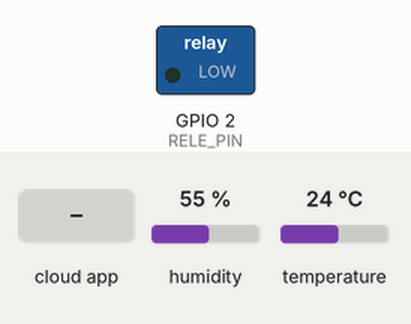
A sketch run on a simulated ESP32. On the bench: switched loads named in the sketch (green lamp = pin HIGH). The test bench sets the inputs (shaded band); at power-on: humidity 55 %, temperature 24 °C. WiFi joins after 1.5 s; servers stay silent unless stated; the Firebase database answers and starts empty; what the sketch prints to the serial monitor is not drawn.

Above: at 3.0 s.
3.1 s: the phone or cloud app sets rele to 1
At 3.7 s:
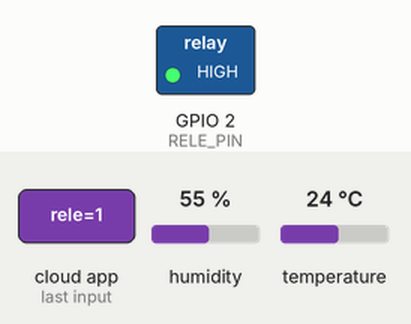
4.6 s: the phone or cloud app sets rele to 0
At 5.0 s:
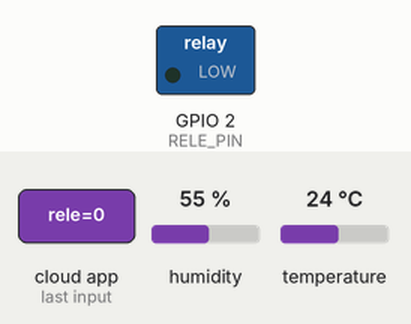
Timing chart, 0 to 7.6 s (numbered marks = the images above; inputs shaded):
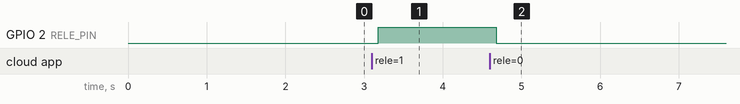

Measured:
- after the input at 3.1 s, GPIO 2 (RELE_PIN): LOW → HIGH after 0.08 s
- after the input at 4.6 s, GPIO 2 (RELE_PIN): HIGH → LOW after 0.08 s

The sketch:

main.ino
```cpp
#include <WiFi.h>
#include <Firebase_ESP_Client.h>
#include <DHT.h>
#include <addons/RTDBHelper.h>
#include <addons/TokenHelper.h>

// Definiciones de pines
#define LM35_PIN 34
#define DHTPIN 4
#define RELE_PIN 2
#define DHTTYPE DHT11

// Credenciales WiFi
#define WIFI_SSID "mainAzir"
#define WIFI_PASSWORD "saitamadepelos"

// Credenciales Firebase
#define API_KEY "AIzaSyDOIe-kHO8b24BZRcsz6uV_UzR-koPxH20"
#define DATABASE_URL "https://esp32-sensors-33628-default-rtdb.firebaseio.com/"

// Define objetos Firebase
FirebaseData fbdo;
FirebaseAuth auth;
FirebaseConfig config;

// Define objeto DHT
DHT dht(DHTPIN, DHTTYPE);

// Variables para control de tiempo
unsigned long sendDataPrevMillis = 0;
unsigned long heartbeatPrevMillis = 0;
const long INTERVALO_ENVIO = 10000;     // 10 segundos
const long INTERVALO_HEARTBEAT = 5000;   // 5 segundos
const int TIMEOUT_FIREBASE = 15000;      // 15 segundos timeout

// Variables para almacenar lecturas
float lm35Temp = 0.0;
float dhtTemp = 0.0;
float dhtHum = 0.0;
bool releEstado = false;
bool firebaseInitialized = false;

void setup() {
  Serial.begin(115200);
  Serial.println("\n=== Iniciando Sistema de Monitoreo ESP32 ===");

  // Configurar pines
  pinMode(RELE_PIN, OUTPUT);
  pinMode(LM35_PIN, INPUT);
  digitalWrite(RELE_PIN, LOW);
  Serial.println("✓ Pines configurados");

  // Iniciar DHT
  dht.begin();
  Serial.println("✓ Sensor DHT11 iniciado");

  // Conectar WiFi
  if (!conectarWiFi()) {
    Serial.println("❌ Fallo crítico en conexión WiFi");
    ESP.restart();
    return;
  }

  // Configurar Firebase
  configurarFirebase();
}

bool conectarWiFi() {
  Serial.println("\nConectando a WiFi...");
  Serial.printf("SSID: %s\n", WIFI_SSID);

  WiFi.begin(WIFI_SSID, WIFI_PASSWORD);

  unsigned long startAttemptTime = millis();

  while (WiFi.status() != WL_CONNECTED &&
         millis() - startAttemptTime < 10000) {
    delay(500);
    Serial.print(".");
  }

  if (WiFi.status() == WL_CONNECTED) {
    Serial.println("\n✓ WiFi conectado");
    Serial.printf("IP: %s\n", WiFi.localIP().toString().c_str());
    Serial.printf("RSSI: %d dBm\n", WiFi.RSSI());
    return true;
  }

  Serial.println("\n❌ Conexión WiFi fallida");
  return false;
}

void configurarFirebase() {
  Serial.println("\nConfigurando Firebase...");

  config.api_key = API_KEY;
  config.database_url = DATABASE_URL;
  config.timeout.serverResponse = TIMEOUT_FIREBASE;

// Añade estas líneas
  auth.user.email = "";           // Deja vacío para auth anónima
  auth.user.password = "";        // Deja vacío para auth anónima
  config.token_status_callback = tokenStatusCallback; // Requerido para autenticación

  Serial.println("Iniciando conexión a Firebase...");

  if (Firebase.signUp(&config, &auth, "", "")) {
    Serial.println("✓ Autenticación exitosa");
    firebaseInitialized = true;
  } else {
    Serial.printf("❌ Error en autenticación: %s\n", config.signer.signupError.message.c_str());
    return;
  }

  Firebase.begin(&config, &auth);
  Firebase.reconnectWiFi(true);

  unsigned long startAttemptTime = millis();
  Serial.println("Esperando conexión Firebase...");

  while (!Firebase.ready() && millis() - startAttemptTime < TIMEOUT_FIREBASE) {
    delay(100);
    Serial.print(".");
  }
  Serial.println();

  if (Firebase.ready()) {
    Serial.println("✓ Firebase conectado");
    establecerEstadoInicial();
  } else {
    Serial.println("❌ Timeout en conexión Firebase");
    firebaseInitialized = false;
  }
}

void establecerEstadoInicial() {
  Serial.println("\nEstableciendo estado inicial...");

  // Estructura inicial para dispositivo
  FirebaseJson json_dispositivo;
  json_dispositivo.set("estado", "online");
  json_dispositivo.set("ultima_conexion", String(millis()));
  json_dispositivo.set("rele", false);

  if (Firebase.RTDB.setJSON(&fbdo, "/dispositivos/esp32_1", &json_dispositivo)) {
    Serial.println("✓ Estado inicial del dispositivo establecido");
  } else {
    Serial.printf("❌ Error estableciendo estado inicial: %s\n", fbdo.errorReason().c_str());
  }

  // Estructura inicial para sensores
  FirebaseJson json_sensores;
  json_sensores.set("lm35_temperatura", 0);
  json_sensores.set("dht11_temperatura", 0);
  json_sensores.set("dht11_humedad", 0);
  json_sensores.set("timestamp", String(millis()));

  if (Firebase.RTDB.setJSON(&fbdo, "/sensores/lecturas/inicial", &json_sensores)) {
    Serial.println("✓ Estado inicial de sensores establecido");
  } else {
    Serial.printf("❌ Error estableciendo sensores: %s\n", fbdo.errorReason().c_str());
  }
}

void loop() {
  if (WiFi.status() != WL_CONNECTED) {
    Serial.println("❌ Conexión WiFi perdida");
    if (!conectarWiFi()) {
      delay(5000);
      ESP.restart();
      return;
    }
  }

  if (!firebaseInitialized || !Firebase.ready()) {
    Serial.println("Reintentando configuración Firebase...");
    configurarFirebase();
    delay(5000);
    return;
  }

  unsigned long currentMillis = millis();

  // Actualizar heartbeat
  if (currentMillis - heartbeatPrevMillis >= INTERVALO_HEARTBEAT) {
    heartbeatPrevMillis = currentMillis;
    actualizarEstadoDispositivo();
  }

  // Leer y enviar datos
  if (currentMillis - sendDataPrevMillis >= INTERVALO_ENVIO) {
    sendDataPrevMillis = currentMillis;
    leerSensores();
    enviarDatosFirebase();
  }

  verificarRele();
}

void leerSensores() {
  // Leer LM35
  int rawValue = analogRead(LM35_PIN);
  lm35Temp = (rawValue * 3.3 / 4095.0) * 100.0;

  // Leer DHT11
  float nuevaHum = dht.readHumidity();
  float nuevaTemp = dht.readTemperature();

  if (!isnan(nuevaHum) && !isnan(nuevaTemp)) {
    dhtHum = nuevaHum;
    dhtTemp = nuevaTemp;
    Serial.printf("Lecturas - LM35: %.1f°C, DHT11: %.1f°C, %.1f%%\n",
                 lm35Temp, dhtTemp, dhtHum);
  } else {
    Serial.println("❌ Error leyendo DHT11");
  }
}

void enviarDatosFirebase() {
  if (!Firebase.ready()) return;

  FirebaseJson json_lectura;

  json_lectura.set("lm35_temperatura", lm35Temp);
  json_lectura.set("dht11_temperatura", dhtTemp);
  json_lectura.set("dht11_humedad", dhtHum);
  json_lectura.set("timestamp", String(millis()));

  // Actualizar datos en 'inicial' en lugar de crear nueva entrada
  if (Firebase.RTDB.setJSON(&fbdo, "/sensores/lecturas/inicial", &json_lectura)) {
    Serial.println("✓ Datos actualizados en lecturas/inicial");
  } else {
    Serial.printf("❌ Error enviando datos: %s\n", fbdo.errorReason().c_str());
  }
}

void actualizarEstadoDispositivo() {
  if (!Firebase.ready()) return;

  FirebaseJson json_estado;
  json_estado.set("estado", "online");
  json_estado.set("ultima_conexion", String(millis()));
  json_estado.set("rele", releEstado);

  if (Firebase.RTDB.setJSON(&fbdo, "/dispositivos/esp32_1", &json_estado)) {
    Serial.println("✓ Estado actualizado");
  } else {
    Serial.printf("❌ Error actualizando estado: %s\n", fbdo.errorReason().c_str());
  }
}

void verificarRele() {
  if (!Firebase.ready()) return;

  if (Firebase.RTDB.getBool(&fbdo, "/dispositivos/esp32_1/rele")) {
    bool nuevoEstado = fbdo.boolData();
    if (nuevoEstado != releEstado) {
      releEstado = nuevoEstado;
      digitalWrite(RELE_PIN, releEstado);
      Serial.printf("Relé cambiado a: %s\n", releEstado ? "ON" : "OFF");
    }
  } else {
    Serial.printf("❌ Error leyendo relé: %s\n", fbdo.errorReason().c_str());
  }
}
```
